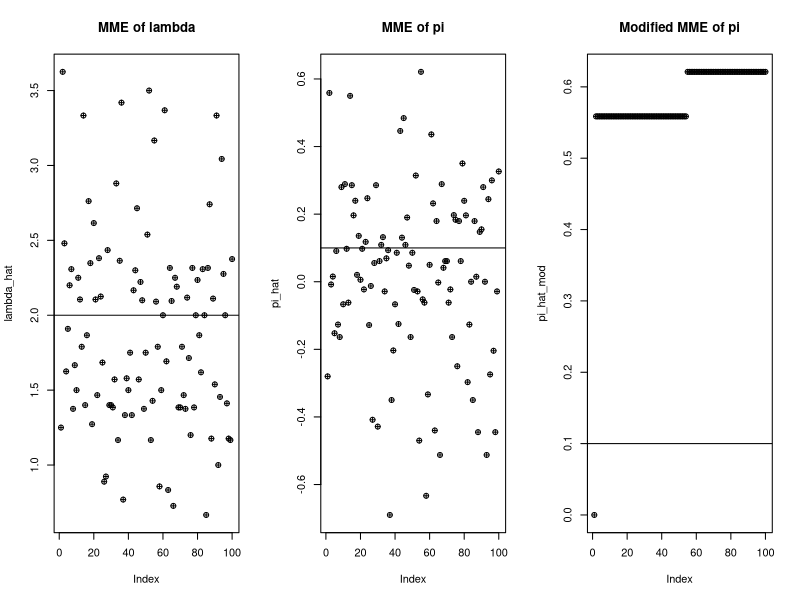
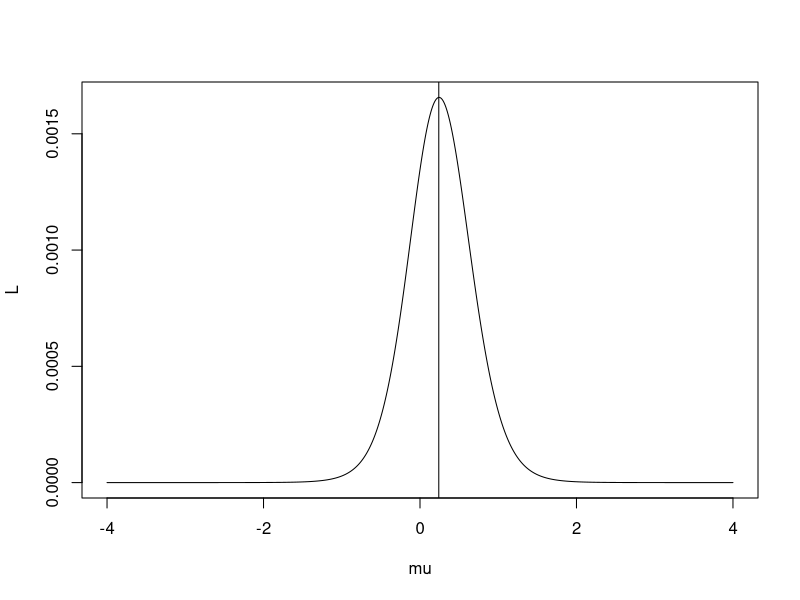

Recreate these plots in R, in order. (Note: this script raises an error after producing the figures.)
#1
n=10;R=100;lambda= 2; pi= 0.1

zip= function(lambda,pi){
  lambda_hat = pi_hat=pi_hat_mod= array(dim= 1)
  
  for(k in 1:R){
    y= array(dim = 1)
    for(i in 1:n){
      u= runif(1,0,1)
      y[i]= ifelse(u<pi,0,rpois(1,lambda))
    }
    s_sq= var(y)*(n-1)/n
    y_bar= mean(y)
    lambda_hat[k]= s_sq/y_bar+ y_bar-1
    pi_hat[k]= (lambda_hat[k]-y_bar)/lambda_hat[k]
    pi_hat_mod[k] = max(0,pi_hat)
  }
  par(mfrow= c(1,3))
  plot(lambda_hat, pch= 10, main= "MME of lambda")
  abline(h= lambda)
  plot(pi_hat, pch= 10, main= "MME of pi")
  abline(h= pi)
  plot(pi_hat_mod, pch= 10, main= "Modified MME of pi")
  abline(h= pi)
}

zip(2,0.1)


#3
rm(list=ls())
#(a)
n=5
mu=0
sigma=1
x=rcauchy(n,mu,sigma)
lik=function(mu){
  L=prod(dcauchy(x,mu,1))
  return(L)
}
#(b)
L=array(dim=1)
mu=seq(-4,4,0.01)
for(i in 1:length(mu)){
  L[i]=lik(mu[i])
}
par(mfrow=c(1,1))
plot(mu,L,type="l")

#(c)
mu_mle=mu[L==max(L)]
abline(v=mu_mle)

#(d)
#install.packages("nleqslv")
library(nleqslv)
?nleqslv
lk=function(mu){
  v=array(dim=1)
  for(i in 1:n){
    v[i]=(x[i]-mu)/(1+(x[i]-mu)**2)
  }
  sum(v)
}

nleqslv(median(x),lk,method = "Newton")$x
mu_mle

#4 Find the bivariate log likelihood function--outer(), parsp()
rm(list=ls())
#(a)
n=5
mu=0
sigma=1
x=rcauchy(n,mu,sigma)
lik=function(mu,sigma){
  L=prod(dcauchy(x,mu,sigma))
  return(L)
}
#(b)
L=array(dim=1)
mu=seq(-4,4,0.01)
sigma=seq(0.1,1,0.1)
for(j in 1:length(sigma)){
  for(i in 1:length(mu)){
    L[i]=lik(mu[i],sigma[j])
  }
}
par(mfrow=c(1,1))
persp(x=seq(-4,4,0.01),y=seq(0.1,1,0.1),L)

#(c)
mu_mle=mu[L==max(L)]
abline(v=mu_mle)
